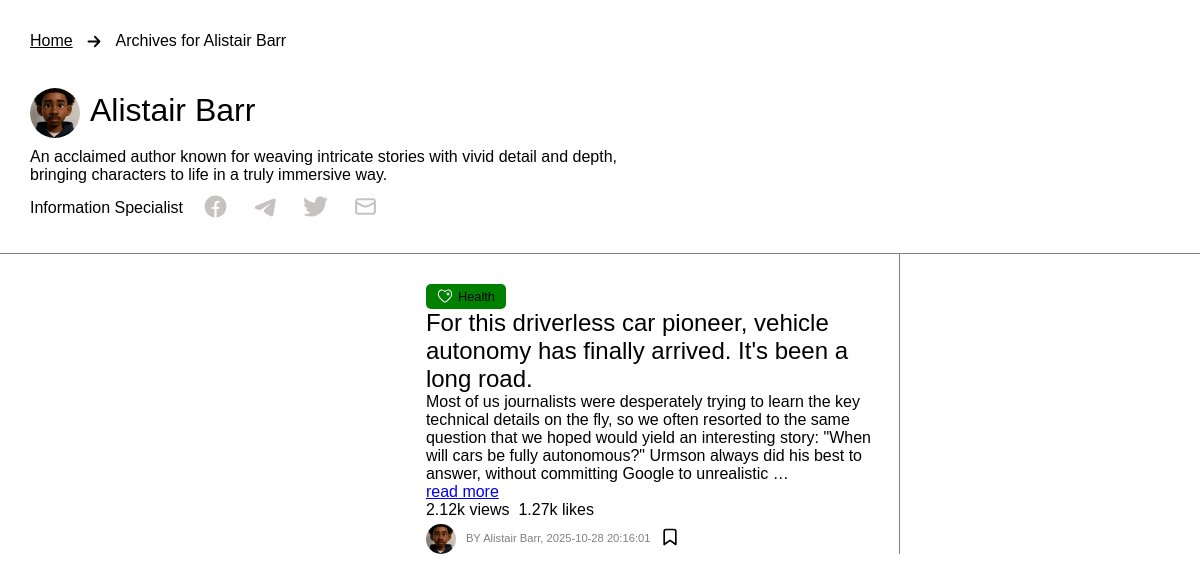
/author/435/ (signed in), run on the app's committed database.
### news/models.py (models this page shows, shortened)
class Article(models.Model):
    title = models.CharField(max_length=255, null=True, blank=True)
    content = models.TextField(null=True)
    author = models.ForeignKey(User, on_delete=models.CASCADE,default=1)
    image_url = models.URLField(null=True, blank=True)
    pub_date = models.CharField(max_length=100, null=True, blank=True)
    id = models.AutoField(primary_key=True)

### news/views.py (the view)
# urls.py: path('author/<int:id>/', views.author, name='author'),
@login_required(login_url='login')
def author(request, id):
    try:
        article = Article.objects.get(id=id)
    except Article.DoesNotExist:
        article = None
    return render(request, 'author.html', {'article': article})

### templates/author.html (shortened to what this page needs)
{% load static %}
<!DOCTYPE html>
<html lang="en">
<head>
    <link rel="stylesheet" href="/static/css/author.css">
</head>
<body>
    <div class="nav-section">
        <a href="/project">Home</a>
        <img src="logos/arrow-sm-right-svgrepo-com (1).svg" alt="">
        <p>Archives for {{article.author}}</p>
    </div>
    <div class="views-holder">
        <div class="profile-holder">
            <div class="profile">
            </div>
            <div class="author">
                <p class="author-main">{{article.author}}</p>
            </div>
        </div>
        <p class="author-about">
            An acclaimed author known for weaving intricate stories with vivid detail and depth, bringing characters to
            life in a truly immersive way.
        </p>
        <div class="socials">
            <p class="skill">
                Information Specialist
            </p>
            <div class="social-media">
                <div class="facebook">
                    <img src="/static/imgs/facebook-svgrepo-com.svg" alt="">
                </div>
                <div class="telegram">
                    <img src="/static/imgs/telegram-svgrepo-com.svg" alt="">
                </div>
                <div class="twitter">
                    <img src="/static/imgs/twitter-154-svgrepo-com.svg" alt="">
                </div>
                <div class="mail">
                    <img src="/static/imgs/mail-alt-3-svgrepo-com.svg" alt="">
                </div>
            </div>
        </div>
    </div>
    <div class="category-post">
        <div class="cover">
            <div class="category-img" style="background-image: url('{{ article.image_url }}');
            background-size: cover;
            background-position: center;"></div>
            <div class="article-highlight3">
                <div class="health">
                    <img src="/static/imgs/health-svgrepo-com (1).svg" alt="">
                    <p>Health</p>
                </div>
                <p class="title03">{{article.title}}</p>
                <p class="title-post">{{article.content|truncatewords:50}}</p>
                <a href="{% url 'blog' article.id %}" class="title">
                    <p class="title2">read more</p>
                </a>
                <div class="views">
                    <pre>2.12k views  1.27k likes</pre>
                </div>
                <div class="views-holder2">
                    <div class="profile2">
                    </div>
                    <div class="author2">
                        <p>BY {{article.author}}, {{article.pub_date}}</p>
                    </div>
                    <div class="bookmark2">
                        <img src="/static/imgs/bookmark-svgrepo-com.svg" alt="">
                    </div>
                </div>
            </div>
        </div>
    </div>
</body>
</html>

### static/css/author.css (style rules this page uses)
* { box-sizing: border-box; padding: 0; margin: 0; font-family: Verdana, Geneva, Tahoma, sans-serif; }
.profile { width: 50px; height: 50px; border-radius: 50%; background-image: url(/static/imgs/Cromiixx.jpeg); background-repeat: no-repeat; background-size: cover; background-position: center; margin: 5px 0 0 0; }
.profile-holder { display: flex; align-items: center; gap: 10px; }
.views-holder { display: flex; flex-direction: column; width: 100%; gap: 10px; padding: 30px 0 30px 30px; border-bottom: 1px solid gray; }
.author { display: flex; flex-direction: column; }
.author-main { font-size: 2rem; color: black; }
.author-about { max-width: 600px; }
.social-media { display: flex; width: auto; }
.facebook, .telegram, .twitter, .mail { width: 50px; }
.facebook img, .telegram img, .twitter img, .mail img { width: 50%; }
.socials { display: flex; align-items: center; gap: 20px; }
.nav-section { padding: 30px 0 0 30px; display: flex; width: 600px; align-items: center; gap: 10px; }
.nav-section a { color: black; }
.nav-section img { width: 4%; }
.category-post { display: flex; border-right: 1px solid gray; width: 900px; flex-direction: column; padding: 30px 0 0 30px; gap: 20px; }
.category-img { width: 400px; border-radius: 10px; height: 200px; background-position: center; background-size: cover; }
.cover { display: flex; }
.article-highlight3 { width: 500px; display: flex; flex-direction: column; justify-content: end; padding: 0 10px 0 10px; }
.title03 { font-size: 1.5rem; max-width: 500px; }
.title-post { max-width: 500px; }
.bookmark2 { width: 20px; }
.bookmark2 img { width: 100%; }
.bookmark2 { margin: 5px 0 0 0; }
.health { width: 80px; align-items: center; justify-content: center; gap: 5px; height: 25px; padding: 10px; border-radius: 5px; background-color: green; display: flex; font-size: 0.8rem; }
.health img { width: 27%; }
.profile2 { width: 30px; height: 30px; border-radius: 50%; background-image: url(/static/imgs/Cromiixx.jpeg); background-repeat: no-repeat; background-size: cover; background-position: center; margin: 5px 0 0 0; }
.views-holder2 { display: flex; align-items: center; gap: 10px; }
.author2 { font-size: 0.7rem; color: gray; display: flex; align-items: center; justify-content: center; gap: 10px; margin: 3px 0 0 0; }

### data on the page
Article: author "Alistair Barr", title "For this driverless car pioneer, vehicle autonomy has finally arrived. It's been a long road.", content "Most of us journalists were desperately trying to learn the key technical details on the fly, so we often resorted to the same question that we hoped would yield an interesting story: \"When will cars be fully autonomous?\" Urmson always did his best to answer, without committing Google to unrealistic …", pub_date "2025-10-28 20:16:01"
